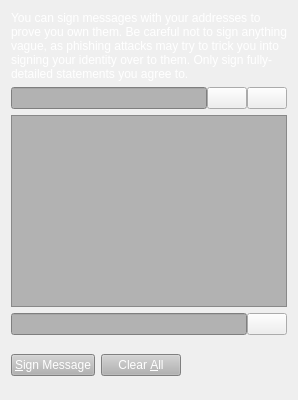
     <widget class="QWidget" name="tabSignMessage">
      <attribute name="title">
       <string>&amp;Sign Message</string>
      </attribute>
      <layout class="QVBoxLayout" name="verticalLayout_SM">
       <item>
        <widget class="QLabel" name="infoLabel_SM">
         <property name="palette">
          <palette>
           <active>
            <colorrole role="WindowText">
             <brush brushstyle="SolidPattern">
              <color alpha="255">
               <red>255</red>
               <green>255</green>
               <blue>255</blue>
              </color>
             </brush>
            </colorrole>
            <colorrole role="Button">
             <brush brushstyle="SolidPattern">
              <color alpha="255">
               <red>138</red>
               <green>138</green>
               <blue>138</blue>
              </color>
             </brush>
            </colorrole>
            <colorrole role="Text">
             <brush brushstyle="SolidPattern">
              <color alpha="255">
               <red>255</red>
               <green>255</green>
               <blue>255</blue>
              </color>
             </brush>
            </colorrole>
            <colorrole role="Base">
             <brush brushstyle="SolidPattern">
              <color alpha="255">
               <red>138</red>
               <green>138</green>
               <blue>138</blue>
              </color>
             </brush>
            </colorrole>
            <colorrole role="Window">
             <brush brushstyle="SolidPattern">
              <color alpha="255">
               <red>138</red>
               <green>138</green>
               <blue>138</blue>
              </color>
             </brush>
            </colorrole>
           </active>
           <inactive>
            <colorrole role="WindowText">
             <brush brushstyle="SolidPattern">
              <color alpha="255">
               <red>255</red>
               <green>255</green>
               <blue>255</blue>
              </color>
             </brush>
            </colorrole>
            <colorrole role="Button">
             <brush brushstyle="SolidPattern">
              <color alpha="255">
               <red>138</red>
               <green>138</green>
               <blue>138</blue>
              </color>
             </brush>
            </colorrole>
            <colorrole role="Text">
             <brush brushstyle="SolidPattern">
              <color alpha="255">
               <red>255</red>
               <green>255</green>
               <blue>255</blue>
              </color>
             </brush>
            </colorrole>
            <colorrole role="Base">
             <brush brushstyle="SolidPattern">
              <color alpha="255">
               <red>138</red>
               <green>138</green>
               <blue>138</blue>
              </color>
             </brush>
            </colorrole>
            <colorrole role="Window">
             <brush brushstyle="SolidPattern">
              <color alpha="255">
               <red>138</red>
               <green>138</green>
               <blue>138</blue>
              </color>
             </brush>
            </colorrole>
           </inactive>
           <disabled>
            <colorrole role="WindowText">
             <brush brushstyle="SolidPattern">
              <color alpha="255">
               <red>69</red>
               <green>69</green>
               <blue>69</blue>
              </color>
             </brush>
            </colorrole>
            <colorrole role="Button">
             <brush brushstyle="SolidPattern">
              <color alpha="255">
               <red>138</red>
               <green>138</green>
               <blue>138</blue>
              </color>
             </brush>
            </colorrole>
            <colorrole role="Text">
             <brush brushstyle="SolidPattern">
              <color alpha="255">
               <red>69</red>
               <green>69</green>
               <blue>69</blue>
              </color>
             </brush>
            </colorrole>
            <colorrole role="Base">
             <brush brushstyle="SolidPattern">
              <color alpha="255">
               <red>138</red>
               <green>138</green>
               <blue>138</blue>
              </color>
             </brush>
            </colorrole>
            <colorrole role="Window">
             <brush brushstyle="SolidPattern">
              <color alpha="255">
               <red>138</red>
               <green>138</green>
               <blue>138</blue>
              </color>
             </brush>
            </colorrole>
           </disabled>
          </palette>
         </property>
         <property name="text">
          <string>You can sign messages with your addresses to prove you own them. Be careful not to sign anything vague, as phishing attacks may try to trick you into signing your identity over to them. Only sign fully-detailed statements you agree to.</string>
         </property>
         <property name="textFormat">
          <enum>Qt::PlainText</enum>
         </property>
         <property name="wordWrap">
          <bool>true</bool>
         </property>
        </widget>
       </item>
       <item>
        <layout class="QHBoxLayout" name="horizontalLayout_1_SM">
         <property name="spacing">
          <number>0</number>
         </property>
         <item>
          <widget class="QValidatedLineEdit" name="addressIn_SM">
           <property name="toolTip">
            <string>The address to sign the message with (e.g. Sjz75uKHzUQJnSdzvpiigEGxseKkDhQToX)</string>
           </property>
           <property name="styleSheet">
            <string notr="true">background-color: rgb(178,178,178);
color: rgb(255,255,255);</string>
           </property>
           <property name="maxLength">
            <number>34</number>
           </property>
          </widget>
         </item>
         <item>
          <widget class="QPushButton" name="addressBookButton_SM">
           <property name="toolTip">
            <string>Choose an address from the address book</string>
           </property>
           <property name="text">
            <string/>
           </property>
           <property name="icon">
            <iconset resource="../bitcoin.qrc">
             <normaloff>:/icons/address-book</normaloff>:/icons/address-book</iconset>
           </property>
           <property name="shortcut">
            <string>Alt+A</string>
           </property>
           <property name="autoDefault">
            <bool>false</bool>
           </property>
          </widget>
         </item>
         <item>
          <widget class="QPushButton" name="pasteButton_SM">
           <property name="toolTip">
            <string>Paste address from clipboard</string>
           </property>
           <property name="text">
            <string/>
           </property>
           <property name="icon">
            <iconset resource="../bitcoin.qrc">
             <normaloff>:/icons/editpaste</normaloff>:/icons/editpaste</iconset>
           </property>
           <property name="shortcut">
            <string>Alt+P</string>
           </property>
           <property name="autoDefault">
            <bool>false</bool>
           </property>
          </widget>
         </item>
        </layout>
       </item>
       <item>
        <widget class="QPlainTextEdit" name="messageIn_SM">
         <property name="toolTip">
          <string>Enter the message you want to sign here</string>
         </property>
         <property name="styleSheet">
          <string notr="true">background-color: rgb(178,178,178);
color: rgb(255,255,255);</string>
         </property>
        </widget>
       </item>
       <item>
        <layout class="QHBoxLayout" name="horizontalLayout_2_SM">
         <property name="spacing">
          <number>0</number>
         </property>
         <item>
          <widget class="QLineEdit" name="signatureOut_SM">
           <property name="palette">
            <palette>
             <active>
              <colorrole role="WindowText">
               <brush brushstyle="SolidPattern">
                <color alpha="255">
                 <red>255</red>
                 <green>255</green>
                 <blue>255</blue>
                </color>
               </brush>
              </colorrole>
              <colorrole role="Button">
               <brush brushstyle="SolidPattern">
                <color alpha="255">
                 <red>178</red>
                 <green>178</green>
                 <blue>178</blue>
                </color>
               </brush>
              </colorrole>
              <colorrole role="Text">
               <brush brushstyle="SolidPattern">
                <color alpha="255">
                 <red>255</red>
                 <green>255</green>
                 <blue>255</blue>
                </color>
               </brush>
              </colorrole>
              <colorrole role="ButtonText">
               <brush brushstyle="SolidPattern">
                <color alpha="255">
                 <red>255</red>
                 <green>255</green>
                 <blue>255</blue>
                </color>
               </brush>
              </colorrole>
              <colorrole role="Base">
               <brush brushstyle="SolidPattern">
                <color alpha="255">
                 <red>178</red>
                 <green>178</green>
                 <blue>178</blue>
                </color>
               </brush>
              </colorrole>
              <colorrole role="Window">
               <brush brushstyle="SolidPattern">
                <color alpha="255">
                 <red>178</red>
                 <green>178</green>
                 <blue>178</blue>
                </color>
               </brush>
              </colorrole>
             </active>
             <inactive>
              <colorrole role="WindowText">
               <brush brushstyle="SolidPattern">
                <color alpha="255">
                 <red>255</red>
                 <green>255</green>
                 <blue>255</blue>
                </color>
               </brush>
              </colorrole>
              <colorrole role="Button">
               <brush brushstyle="SolidPattern">
                <color alpha="255">
                 <red>178</red>
                 <green>178</green>
                 <blue>178</blue>
                </color>
               </brush>
              </colorrole>
              <colorrole role="Text">
               <brush brushstyle="SolidPattern">
                <color alpha="255">
                 <red>255</red>
                 <green>255</green>
                 <blue>255</blue>
                </color>
               </brush>
              </colorrole>
              <colorrole role="ButtonText">
               <brush brushstyle="SolidPattern">
                <color alpha="255">
                 <red>255</red>
                 <green>255</green>
                 <blue>255</blue>
                </color>
               </brush>
              </colorrole>
              <colorrole role="Base">
               <brush brushstyle="SolidPattern">
                <color alpha="255">
                 <red>178</red>
                 <green>178</green>
                 <blue>178</blue>
                </color>
               </brush>
              </colorrole>
              <colorrole role="Window">
               <brush brushstyle="SolidPattern">
                <color alpha="255">
                 <red>178</red>
                 <green>178</green>
                 <blue>178</blue>
                </color>
               </brush>
              </colorrole>
             </inactive>
             <disabled>
              <colorrole role="WindowText">
               <brush brushstyle="SolidPattern">
                <color alpha="255">
                 <red>255</red>
                 <green>255</green>
                 <blue>255</blue>
                </color>
               </brush>
              </colorrole>
              <colorrole role="Button">
               <brush brushstyle="SolidPattern">
                <color alpha="255">
                 <red>178</red>
                 <green>178</green>
                 <blue>178</blue>
                </color>
               </brush>
              </colorrole>
              <colorrole role="Text">
               <brush brushstyle="SolidPattern">
                <color alpha="255">
                 <red>255</red>
                 <green>255</green>
                 <blue>255</blue>
                </color>
               </brush>
              </colorrole>
              <colorrole role="ButtonText">
               <brush brushstyle="SolidPattern">
                <color alpha="255">
                 <red>255</red>
                 <green>255</green>
                 <blue>255</blue>
                </color>
               </brush>
              </colorrole>
              <colorrole role="Base">
               <brush brushstyle="SolidPattern">
                <color alpha="255">
                 <red>178</red>
                 <green>178</green>
                 <blue>178</blue>
                </color>
               </brush>
              </colorrole>
              <colorrole role="Window">
               <brush brushstyle="SolidPattern">
                <color alpha="255">
                 <red>178</red>
                 <green>178</green>
                 <blue>178</blue>
                </color>
               </brush>
              </colorrole>
             </disabled>
            </palette>
           </property>
           <property name="font">
            <font>
             <italic>true</italic>
            </font>
           </property>
           <property name="styleSheet">
            <string notr="true">background-color: rgb(178,178,178);
color: rgb(255,255,255);</string>
           </property>
           <property name="readOnly">
            <bool>true</bool>
           </property>
          </widget>
         </item>
         <item>
          <widget class="QPushButton" name="copySignatureButton_SM">
           <property name="toolTip">
            <string>Copy the current signature to the system clipboard</string>
           </property>
           <property name="text">
            <string/>
           </property>
           <property name="icon">
            <iconset resource="../bitcoin.qrc">
             <normaloff>:/icons/editcopy</normaloff>:/icons/editcopy</iconset>
           </property>
           <property name="autoDefault">
            <bool>false</bool>
           </property>
          </widget>
         </item>
        </layout>
       </item>
       <item>
        <layout class="QHBoxLayout" name="horizontalLayout_3_SM">
         <item>
          <widget class="QPushButton" name="signMessageButton_SM">
           <property name="palette">
            <palette>
             <active>
              <colorrole role="WindowText">
               <brush brushstyle="SolidPattern">
                <color alpha="255">
                 <red>255</red>
                 <green>255</green>
                 <blue>255</blue>
                </color>
               </brush>
              </colorrole>
              <colorrole role="Button">
               <brush brushstyle="SolidPattern">
                <color alpha="255">
                 <red>178</red>
                 <green>178</green>
                 <blue>178</blue>
                </color>
               </brush>
              </colorrole>
              <colorrole role="Dark">
               <brush brushstyle="SolidPattern">
                <color alpha="255">
                 <red>90</red>
                 <green>104</green>
                 <blue>118</blue>
                </color>
               </brush>
              </colorrole>
              <colorrole role="Mid">
               <brush brushstyle="SolidPattern">
                <color alpha="255">
                 <red>90</red>
                 <green>104</green>
                 <blue>118</blue>
                </color>
               </brush>
              </colorrole>
              <colorrole role="Text">
               <brush brushstyle="SolidPattern">
                <color alpha="255">
                 <red>255</red>
                 <green>255</green>
                 <blue>255</blue>
                </color>
               </brush>
              </colorrole>
              <colorrole role="ButtonText">
               <brush brushstyle="SolidPattern">
                <color alpha="255">
                 <red>255</red>
                 <green>255</green>
                 <blue>255</blue>
                </color>
               </brush>
              </colorrole>
              <colorrole role="Base">
               <brush brushstyle="SolidPattern">
                <color alpha="255">
                 <red>178</red>
                 <green>178</green>
                 <blue>178</blue>
                </color>
               </brush>
              </colorrole>
              <colorrole role="Window">
               <brush brushstyle="SolidPattern">
                <color alpha="255">
                 <red>178</red>
                 <green>178</green>
                 <blue>178</blue>
                </color>
               </brush>
              </colorrole>
              <colorrole role="Highlight">
               <brush brushstyle="SolidPattern">
                <color alpha="255">
                 <red>240</red>
                 <green>119</green>
                 <blue>70</blue>
                </color>
               </brush>
              </colorrole>
             </active>
             <inactive>
              <colorrole role="WindowText">
               <brush brushstyle="SolidPattern">
                <color alpha="255">
                 <red>255</red>
                 <green>255</green>
                 <blue>255</blue>
                </color>
               </brush>
              </colorrole>
              <colorrole role="Button">
               <brush brushstyle="SolidPattern">
                <color alpha="255">
                 <red>178</red>
                 <green>178</green>
                 <blue>178</blue>
                </color>
               </brush>
              </colorrole>
              <colorrole role="Dark">
               <brush brushstyle="SolidPattern">
                <color alpha="255">
                 <red>90</red>
                 <green>104</green>
                 <blue>118</blue>
                </color>
               </brush>
              </colorrole>
              <colorrole role="Mid">
               <brush brushstyle="SolidPattern">
                <color alpha="255">
                 <red>90</red>
                 <green>104</green>
                 <blue>118</blue>
                </color>
               </brush>
              </colorrole>
              <colorrole role="Text">
               <brush brushstyle="SolidPattern">
                <color alpha="255">
                 <red>255</red>
                 <green>255</green>
                 <blue>255</blue>
                </color>
               </brush>
              </colorrole>
              <colorrole role="ButtonText">
               <brush brushstyle="SolidPattern">
                <color alpha="255">
                 <red>255</red>
                 <green>255</green>
                 <blue>255</blue>
                </color>
               </brush>
              </colorrole>
              <colorrole role="Base">
               <brush brushstyle="SolidPattern">
                <color alpha="255">
                 <red>178</red>
                 <green>178</green>
                 <blue>178</blue>
                </color>
               </brush>
              </colorrole>
              <colorrole role="Window">
               <brush brushstyle="SolidPattern">
                <color alpha="255">
                 <red>178</red>
                 <green>178</green>
                 <blue>178</blue>
                </color>
               </brush>
              </colorrole>
              <colorrole role="Highlight">
               <brush brushstyle="SolidPattern">
                <color alpha="255">
                 <red>178</red>
                 <green>178</green>
                 <blue>178</blue>
                </color>
               </brush>
              </colorrole>
             </inactive>
             <disabled>
              <colorrole role="WindowText">
               <brush brushstyle="SolidPattern">
                <color alpha="255">
                 <red>255</red>
                 <green>255</green>
                 <blue>255</blue>
                </color>
               </brush>
              </colorrole>
              <colorrole role="Button">
               <brush brushstyle="SolidPattern">
                <color alpha="255">
                 <red>178</red>
                 <green>178</green>
                 <blue>178</blue>
                </color>
               </brush>
              </colorrole>
              <colorrole role="Dark">
               <brush brushstyle="SolidPattern">
                <color alpha="255">
                 <red>90</red>
                 <green>104</green>
                 <blue>118</blue>
                </color>
               </brush>
              </colorrole>
              <colorrole role="Mid">
               <brush brushstyle="SolidPattern">
                <color alpha="255">
                 <red>90</red>
                 <green>104</green>
                 <blue>118</blue>
                </color>
               </brush>
              </colorrole>
              <colorrole role="Text">
               <brush brushstyle="SolidPattern">
                <color alpha="255">
                 <red>255</red>
                 <green>255</green>
                 <blue>255</blue>
                </color>
               </brush>
              </colorrole>
              <colorrole role="ButtonText">
               <brush brushstyle="SolidPattern">
                <color alpha="255">
                 <red>255</red>
                 <green>255</green>
                 <blue>255</blue>
                </color>
               </brush>
              </colorrole>
              <colorrole role="Base">
               <brush brushstyle="SolidPattern">
                <color alpha="255">
                 <red>178</red>
                 <green>178</green>
                 <blue>178</blue>
                </color>
               </brush>
              </colorrole>
              <colorrole role="Window">
               <brush brushstyle="SolidPattern">
                <color alpha="255">
                 <red>178</red>
                 <green>178</green>
                 <blue>178</blue>
                </color>
               </brush>
              </colorrole>
              <colorrole role="Highlight">
               <brush brushstyle="SolidPattern">
                <color alpha="255">
                 <red>178</red>
                 <green>178</green>
                 <blue>178</blue>
                </color>
               </brush>
              </colorrole>
             </disabled>
            </palette>
           </property>
           <property name="toolTip">
            <string>Sign the message to prove you own this Moodcoin address</string>
           </property>
           <property name="styleSheet">
            <string notr="true">background-color: rgb(178,178,178);
color: rgb(255,255,255);</string>
           </property>
           <property name="text">
            <string>&amp;Sign Message</string>
           </property>
           <property name="icon">
            <iconset resource="../bitcoin.qrc">
             <normaloff>:/icons/edit</normaloff>:/icons/edit</iconset>
           </property>
           <property name="autoDefault">
            <bool>false</bool>
           </property>
          </widget>
         </item>
         <item>
          <widget class="QPushButton" name="clearButton_SM">
           <property name="palette">
            <palette>
             <active>
              <colorrole role="WindowText">
               <brush brushstyle="SolidPattern">
                <color alpha="255">
                 <red>255</red>
                 <green>255</green>
                 <blue>255</blue>
                </color>
               </brush>
              </colorrole>
              <colorrole role="Button">
               <brush brushstyle="SolidPattern">
                <color alpha="255">
                 <red>178</red>
                 <green>178</green>
                 <blue>178</blue>
                </color>
               </brush>
              </colorrole>
              <colorrole role="Text">
               <brush brushstyle="SolidPattern">
                <color alpha="255">
                 <red>255</red>
                 <green>255</green>
                 <blue>255</blue>
                </color>
               </brush>
              </colorrole>
              <colorrole role="ButtonText">
               <brush brushstyle="SolidPattern">
                <color alpha="255">
                 <red>255</red>
                 <green>255</green>
                 <blue>255</blue>
                </color>
               </brush>
              </colorrole>
              <colorrole role="Base">
               <brush brushstyle="SolidPattern">
                <color alpha="255">
                 <red>178</red>
                 <green>178</green>
                 <blue>178</blue>
                </color>
               </brush>
              </colorrole>
              <colorrole role="Window">
               <brush brushstyle="SolidPattern">
                <color alpha="255">
                 <red>178</red>
                 <green>178</green>
                 <blue>178</blue>
                </color>
               </brush>
              </colorrole>
              <colorrole role="Highlight">
               <brush brushstyle="SolidPattern">
                <color alpha="255">
                 <red>240</red>
                 <green>119</green>
                 <blue>70</blue>
                </color>
               </brush>
              </colorrole>
             </active>
             <inactive>
              <colorrole role="WindowText">
               <brush brushstyle="SolidPattern">
                <color alpha="255">
                 <red>255</red>
                 <green>255</green>
                 <blue>255</blue>
                </color>
               </brush>
              </colorrole>
              <colorrole role="Button">
               <brush brushstyle="SolidPattern">
                <color alpha="255">
                 <red>178</red>
                 <green>178</green>
                 <blue>178</blue>
                </color>
               </brush>
              </colorrole>
              <colorrole role="Text">
               <brush brushstyle="SolidPattern">
                <color alpha="255">
                 <red>255</red>
                 <green>255</green>
                 <blue>255</blue>
                </color>
               </brush>
              </colorrole>
              <colorrole role="ButtonText">
               <brush brushstyle="SolidPattern">
                <color alpha="255">
                 <red>255</red>
                 <green>255</green>
                 <blue>255</blue>
                </color>
               </brush>
              </colorrole>
              <colorrole role="Base">
               <brush brushstyle="SolidPattern">
                <color alpha="255">
                 <red>178</red>
                 <green>178</green>
                 <blue>178</blue>
                </color>
               </brush>
              </colorrole>
              <colorrole role="Window">
               <brush brushstyle="SolidPattern">
                <color alpha="255">
                 <red>178</red>
                 <green>178</green>
                 <blue>178</blue>
                </color>
               </brush>
              </colorrole>
              <colorrole role="Highlight">
               <brush brushstyle="SolidPattern">
                <color alpha="255">
                 <red>178</red>
                 <green>178</green>
                 <blue>178</blue>
                </color>
               </brush>
              </colorrole>
             </inactive>
             <disabled>
              <colorrole role="WindowText">
               <brush brushstyle="SolidPattern">
                <color alpha="255">
                 <red>255</red>
                 <green>255</green>
                 <blue>255</blue>
                </color>
               </brush>
              </colorrole>
              <colorrole role="Button">
               <brush brushstyle="SolidPattern">
                <color alpha="255">
                 <red>178</red>
                 <green>178</green>
                 <blue>178</blue>
                </color>
               </brush>
              </colorrole>
              <colorrole role="Text">
               <brush brushstyle="SolidPattern">
                <color alpha="255">
                 <red>255</red>
                 <green>255</green>
                 <blue>255</blue>
                </color>
               </brush>
              </colorrole>
              <colorrole role="ButtonText">
               <brush brushstyle="SolidPattern">
                <color alpha="255">
                 <red>255</red>
                 <green>255</green>
                 <blue>255</blue>
                </color>
               </brush>
              </colorrole>
              <colorrole role="Base">
               <brush brushstyle="SolidPattern">
                <color alpha="255">
                 <red>178</red>
                 <green>178</green>
                 <blue>178</blue>
                </color>
               </brush>
              </colorrole>
              <colorrole role="Window">
               <brush brushstyle="SolidPattern">
                <color alpha="255">
                 <red>178</red>
                 <green>178</green>
                 <blue>178</blue>
                </color>
               </brush>
              </colorrole>
              <colorrole role="Highlight">
               <brush brushstyle="SolidPattern">
                <color alpha="255">
                 <red>178</red>
                 <green>178</green>
                 <blue>178</blue>
                </color>
               </brush>
              </colorrole>
             </disabled>
            </palette>
           </property>
           <property name="toolTip">
            <string>Reset all sign message fields</string>
           </property>
           <property name="styleSheet">
            <string notr="true">background-color: rgb(178,178,178);
color: rgb(255,255,255);</string>
           </property>
           <property name="text">
            <string>Clear &amp;All</string>
           </property>
           <property name="icon">
            <iconset resource="../bitcoin.qrc">
             <normaloff>:/icons/remove</normaloff>:/icons/remove</iconset>
           </property>
           <property name="autoDefault">
            <bool>false</bool>
           </property>
          </widget>
         </item>
         <item>
          <spacer name="horizontalSpacer_1_SM">
           <property name="orientation">
            <enum>Qt::Horizontal</enum>
           </property>
           <property name="sizeHint" stdset="0">
            <size>
             <width>40</width>
             <height>48</height>
            </size>
           </property>
          </spacer>
         </item>
         <item>
          <widget class="QLabel" name="statusLabel_SM">
           <property name="font">
            <font>
             <weight>75</weight>
             <bold>true</bold>
            </font>
           </property>
           <property name="text">
            <string/>
           </property>
           <property name="wordWrap">
            <bool>true</bool>
           </property>
          </widget>
         </item>
         <item>
          <spacer name="horizontalSpacer_2_SM">
           <property name="orientation">
            <enum>Qt::Horizontal</enum>
           </property>
           <property name="sizeHint" stdset="0">
            <size>
             <width>40</width>
             <height>48</height>
            </size>
           </property>
          </spacer>
         </item>
        </layout>
       </item>
      </layout>
     </widget>
